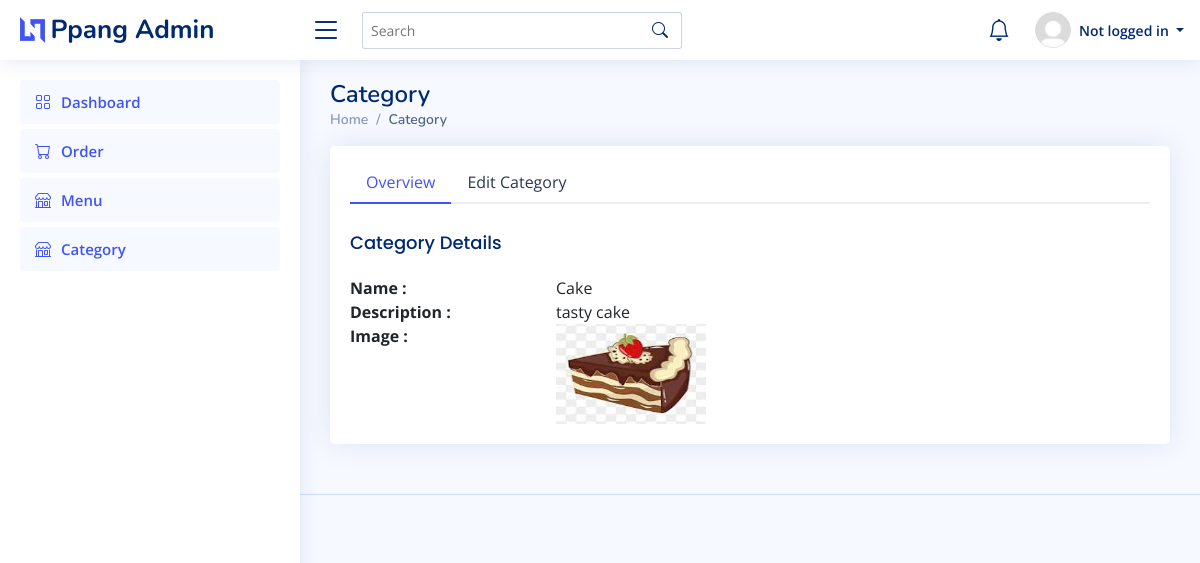
Screenshot of /category/view-category/5 with the database file from the repository.
### pages/models.py (models this page shows, shortened)
class Category(models.Model):
    name = models.CharField(max_length=150)
    description = models.TextField()
    image = models.ImageField(upload_to='category_images')
    created_at = models.DateTimeField(default=datetime.now())

### pages/views.py (the view)
# urls.py: path('category/view-category/<str:pk>',views.viewCategory, name='viewCategory'),
def viewCategory(request, pk):
    category = Category.objects.get(id=pk)
    return render(request,'viewCategory.html', {'category':category})

### pages/context_processors.py (called while the page is built)
def notification_processor(request):
    if request.user.is_authenticated:
        notifications = Notification.objects.filter(is_read=False).order_by('-created_at')[:6]
        return {'notifications': notifications}
    return {}

### templates/viewCategory.html (shortened to what this page needs)
{% load static %}
{% include 'header.html' %}
<main id="main" class="main">
    <div class="pagetitle">
      <h1>Category</h1>
      <nav>
        <ol class="breadcrumb">
          <li class="breadcrumb-item"><a href="/">Home</a></li>
          <li class="breadcrumb-item active">Category</li>
        </ol>
      </nav>
    </div>
    <section class="section dashboard">
      <div class="row">
        <div class="col-12" >
            <div class="card">
                <div class="card-body pt-3">
                  <ul class="nav nav-tabs nav-tabs-bordered">
                    <li class="nav-item">
                      <button class="nav-link active" data-bs-toggle="tab" data-bs-target="#overview-category">Overview</button>
                    </li>
                    <li class="nav-item">
                      <button class="nav-link" data-bs-toggle="tab" data-bs-target="#category-edit">Edit Category</button>
                    </li>
                  </ul>
                  <div class="tab-content pt-2">
                    <div class="tab-pane fade show active profile-overview" id="overview-category">
                      <h5 class="card-title">Category Details</h5>
                      <div class="row">
                        <div class="col-lg-3 col-md-4 label "><b>Name :</b></div>
                        <div class="col-lg-9 col-md-8">{{category.name}}</div>
                      </div>
                      <div class="row">
                        <div class="col-lg-3 col-md-4 label"><b>Description :</b></div>
                        <div class="col-lg-9 col-md-8">{{category.description}}</div>
                      </div>
                      <div class="row">
                        <div class="col-lg-3 col-md-4 label"><b>Image : </b></div>
                        <div class="col-lg-9 col-md-8"><img style="height:100px; width: 150px;" class="img-fluid img-responsive" src="{{category.image.url}}"></div>
                      </div>
                    </div>
                  </div>
                </div>
              </div>
        </div>
        </div>
    </section>
  </main>
{% include 'footer.html' %}

### static/assets/css/style.css (style rules this page uses)
:root { scroll-behavior: smooth; }
body { font-family: "Open Sans", sans-serif; background: #f6f9ff; color: #444444; }
a { color: #4154f1; text-decoration: none; }
h1, h2, h3, h4, h5, h6 { font-family: "Nunito", sans-serif; }
#main { margin-top: 60px; padding: 20px 30px; transition: all 0.3s; }
.pagetitle { margin-bottom: 10px; }
.pagetitle h1 { font-size: 24px; margin-bottom: 0; font-weight: 600; color: #012970; }
.card { margin-bottom: 30px; border: none; border-radius: 5px; box-shadow: 0px 0 30px rgba(1, 41, 112, 0.1); }
.card-title { padding: 20px 0 15px 0; font-size: 18px; font-weight: 500; color: #012970; font-family: "Poppins", sans-serif; }
.card-body { padding: 0 20px 20px 20px; }
.breadcrumb { font-size: 14px; font-family: "Nunito", sans-serif; color: #899bbd; font-weight: 600; }
.breadcrumb a { color: #899bbd; transition: 0.3s; }
.breadcrumb .breadcrumb-item::before { color: #899bbd; }
.breadcrumb .active { color: #51678f; font-weight: 600; }
.nav-tabs-bordered { border-bottom: 2px solid #ebeef4; }
.nav-tabs-bordered .nav-link { margin-bottom: -2px; border: none; color: #2c384e; }
.nav-tabs-bordered .nav-link.active { background-color: #fff; color: #4154f1; border-bottom: 2px solid #4154f1; }
@media (min-width: 1200px) { #main, #footer { margin-left: 300px; } }

### rows the page displays
Category: name "Cake", description "tasty cake", image (picture)
